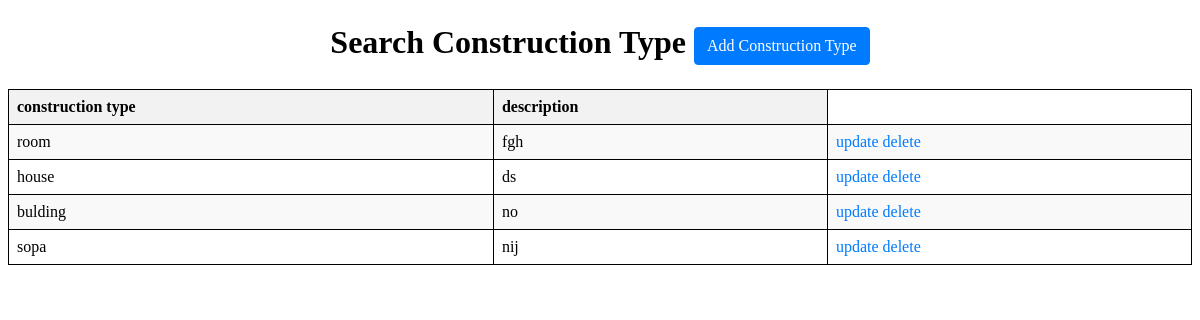
Page /searchconstruction_type/ (signed in) on the committed database.
### construction/models.py (models this page shows, shortened)
class constructiontype(models.Model):
    con_type = models.CharField(max_length=255)
    description = models.CharField(max_length=255)

### construction/middlewares.py (the view)
    def wrapped_view (request,*args,**kwargs):
        if request.user.is_authenticated==False:
            return redirect('login')
        return view_function(request,*args,**kwargs)

### construction/views.py (called while the page is built)
@auth
def search_constypeview(request):
    records = constructiontype.objects.all()
    mydict = {'records': records}
    return render(request, 'searchconstruction_type.html', context=mydict)

### construction/templates/searchconstruction_type.html (shortened to what this page needs)
<!DOCTYPE html>
<html>
<head>
</head>
<body>
<h1 class="m-4 text-center">Search Construction Type <a href="/construction_type/" class="btn btn-primary">Add Construction Type</a></h1>
<table border="1">
    <tr>
        <th>construction type </th>
        <th>description</th>
    </tr>
    {%for i in records %}
    <tr>
        <td>{{i.con_type}}</td>
        <td>{{i.description}}</td>
        <td> <a href="/updateconstruction_type/{{i.id}}"> update</a>
            <a href="/deleteconstruction_type/{{i.id}}"> delete</a></td>
    </tr>
    {% endfor %}
</table>
</body>
</html>

### construction/templates/searchconstruction_type.html (style rules this page uses)
.m-4 { margin: 1.5rem; }
.text-center { text-align: center; }
.btn { display: inline-block; font-weight: 400; color: #fff; text-align: center; vertical-align: middle; user-select: none; background-color: #007bff; border: 1px solid transparent; padding: 0.375rem 0.75rem; font-size: 1rem; line-height: 1.5; border-radius: 0.25rem; text-decoration: none; }
.btn-primary { background-color: #007bff; border-color: #007bff; }
table { width: 100%; border-collapse: collapse; margin-top: 20px; }
table, th, td { border: 1px solid black; }
th, td { padding: 8px; text-align: left; }
th { background-color: #f2f2f2; }
tr:nth-child(even) { background-color: #f9f9f9; }
a { color: #007bff; text-decoration: none; }

### rows in the picture
constructiontype: con_type "room", description "fgh"
constructiontype: con_type "house", description "ds"
constructiontype: con_type "bulding", description "no"
constructiontype: con_type "sopa", description "nij"
